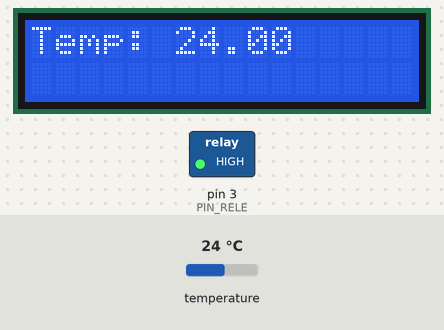
The sketch below on a simulated Arduino Uno, built with avr-gcc and run on an emulated ATmega328P. Parts: 16×2 character LCD, switched loads named in the sketch (green lamp = pin HIGH). The inputs (shaded band) are chosen by the test bench; at power-on: temperature 24 °C.

Above: at 1.2 s.
1.3 s: temperature set to 12 °C
At 3.2 s:
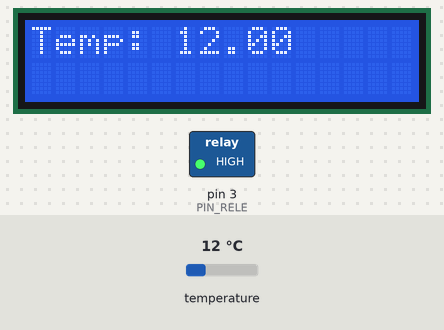
4.1 s: temperature set to 19 °C
At 5.7 s:
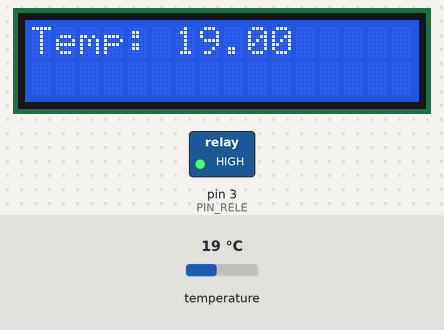
6.6 s: temperature set to 24.6 °C
At 8.2 s:
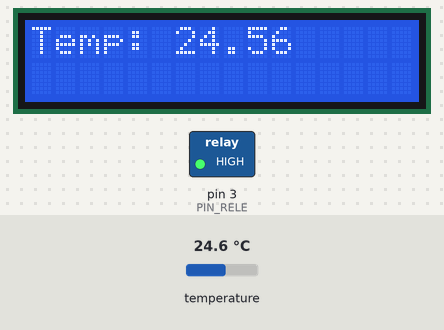
9.4 s: temperature set to 25.4 °C
At 10.8 s:
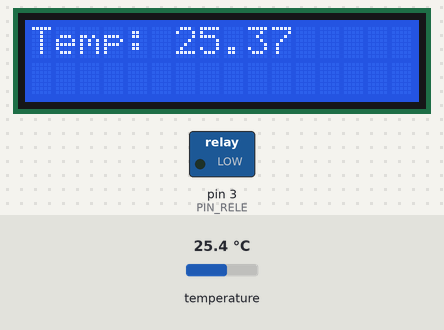
Timing chart, 0 to 12.4 s (numbered marks = the images above; inputs shaded):
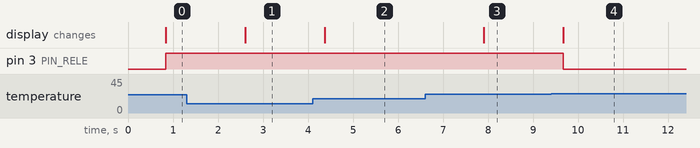

The sketch:

sketch_may15a.ino
```cpp
#include <LiquidCrystal.h>
#include <OneWire.h>
#include <DallasTemperature.h>

#define PIN_BUS_ONE_WIRE 2
#define PIN_RELE 3

OneWire busOneWire(PIN_BUS_ONE_WIRE);
DallasTemperature sensores(&busOneWire);

LiquidCrystal lcd(7, 8, 9, 10, 11, 12);

void setup() {
  Serial.begin(9600);
  sensores.begin();
  pinMode(PIN_RELE, OUTPUT);
  lcd.begin(16, 2);
  lcd.print("Temp:");
}

void loop() {
  sensores.requestTemperatures();
  float temperatura = sensores.getTempCByIndex(0);
  lcd.setCursor(6, 0);
  lcd.print(temperatura);

  if (temperatura < 25) {
    digitalWrite(PIN_RELE, HIGH);
  } else {
    digitalWrite(PIN_RELE, LOW);
  }

  delay(1000);
}
```

Measured:
- the behaviour switches between 24.9 and 25 °C on temperature (found by bisection; images 3 and 4)
- after the input at 1.3 s, the display: changes after 1.3 s (image 1)
- after the input at 4.1 s, the display: changes after 0.27 s (image 2)
- after the input at 6.6 s, the display: changes after 1.3 s (image 3)
- after the input at 9.4 s, pin 3 (PIN_RELE): HIGH → LOW after 0.27 s; the display: changes after 0.27 s (image 4)
